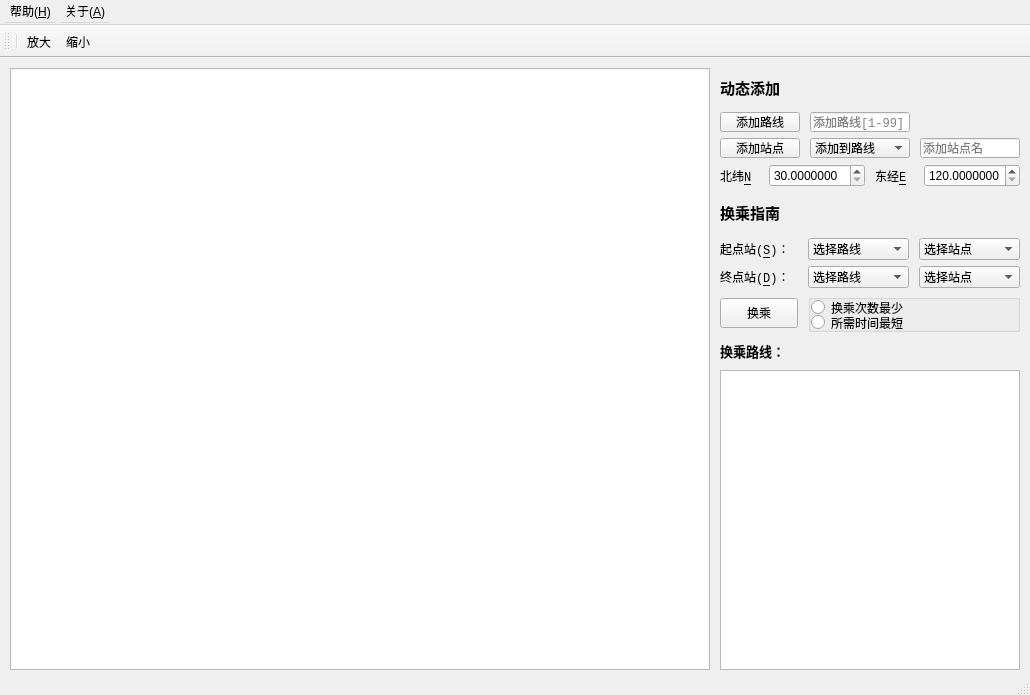
<?xml version="1.0" encoding="UTF-8"?>
<ui version="4.0">
 <class>MainWindow</class>
 <widget class="QMainWindow" name="MainWindow">
  <property name="enabled">
   <bool>true</bool>
  </property>
  <property name="geometry">
   <rect>
    <x>0</x>
    <y>0</y>
    <width>1030</width>
    <height>695</height>
   </rect>
  </property>
  <property name="minimumSize">
   <size>
    <width>1030</width>
    <height>695</height>
   </size>
  </property>
  <property name="windowTitle">
   <string>MainWindow</string>
  </property>
  <property name="iconSize">
   <size>
    <width>24</width>
    <height>24</height>
   </size>
  </property>
  <widget class="QWidget" name="centralWidget">
   <property name="minimumSize">
    <size>
     <width>1030</width>
     <height>620</height>
    </size>
   </property>
   <layout class="QHBoxLayout" name="horizontalLayout_7" stretch="8,2">
    <property name="spacing">
     <number>10</number>
    </property>
    <property name="leftMargin">
     <number>10</number>
    </property>
    <property name="topMargin">
     <number>10</number>
    </property>
    <property name="rightMargin">
     <number>10</number>
    </property>
    <property name="bottomMargin">
     <number>10</number>
    </property>
    <item>
     <widget class="QGraphicsView" name="graphicsView">
      <property name="minimumSize">
       <size>
        <width>700</width>
        <height>600</height>
       </size>
      </property>
     </widget>
    </item>
    <item>
     <layout class="QVBoxLayout" name="verticalLayout1" stretch="3,2,2,2,3,2,2,3,2,21">
      <item>
       <widget class="QLabel" name="labelAdd">
        <property name="minimumSize">
         <size>
          <width>280</width>
          <height>30</height>
         </size>
        </property>
        <property name="font">
         <font>
          <family>Consolas</family>
          <pointsize>11</pointsize>
          <weight>75</weight>
          <italic>false</italic>
          <bold>true</bold>
         </font>
        </property>
        <property name="text">
         <string>动态添加</string>
        </property>
        <property name="textFormat">
         <enum>Qt::AutoText</enum>
        </property>
       </widget>
      </item>
      <item>
       <layout class="QHBoxLayout" name="horizontalLayout1" stretch="7,9,9">
        <property name="spacing">
         <number>10</number>
        </property>
        <item>
         <widget class="QPushButton" name="pushButtonAddLine">
          <property name="minimumSize">
           <size>
            <width>80</width>
            <height>20</height>
           </size>
          </property>
          <property name="maximumSize">
           <size>
            <width>70</width>
            <height>20</height>
           </size>
          </property>
          <property name="font">
           <font>
            <family>Consolas</family>
           </font>
          </property>
          <property name="text">
           <string>添加路线</string>
          </property>
         </widget>
        </item>
        <item>
         <widget class="QLineEdit" name="lineEditAddLine">
          <property name="minimumSize">
           <size>
            <width>90</width>
            <height>20</height>
           </size>
          </property>
          <property name="maximumSize">
           <size>
            <width>100</width>
            <height>20</height>
           </size>
          </property>
          <property name="font">
           <font>
            <family>Consolas</family>
           </font>
          </property>
          <property name="placeholderText">
           <string>添加路线[1-99]</string>
          </property>
         </widget>
        </item>
        <item>
         <spacer name="horizontalSpacer">
          <property name="orientation">
           <enum>Qt::Horizontal</enum>
          </property>
          <property name="sizeHint" stdset="0">
           <size>
            <width>100</width>
            <height>20</height>
           </size>
          </property>
         </spacer>
        </item>
       </layout>
      </item>
      <item>
       <layout class="QHBoxLayout" name="horizontalLayout2" stretch="7,9,9">
        <property name="spacing">
         <number>10</number>
        </property>
        <item>
         <widget class="QPushButton" name="pushButtonAddStation">
          <property name="minimumSize">
           <size>
            <width>70</width>
            <height>20</height>
           </size>
          </property>
          <property name="maximumSize">
           <size>
            <width>80</width>
            <height>20</height>
           </size>
          </property>
          <property name="font">
           <font>
            <family>Consolas</family>
           </font>
          </property>
          <property name="text">
           <string>添加站点</string>
          </property>
         </widget>
        </item>
        <item>
         <widget class="QComboBox" name="comboBoxAddLine">
          <property name="minimumSize">
           <size>
            <width>90</width>
            <height>20</height>
           </size>
          </property>
          <property name="maximumSize">
           <size>
            <width>100</width>
            <height>20</height>
           </size>
          </property>
          <property name="font">
           <font>
            <family>Consolas</family>
           </font>
          </property>
          <item>
           <property name="text">
            <string>添加到路线</string>
           </property>
          </item>
         </widget>
        </item>
        <item>
         <widget class="QLineEdit" name="lineEditAddStation">
          <property name="minimumSize">
           <size>
            <width>90</width>
            <height>20</height>
           </size>
          </property>
          <property name="maximumSize">
           <size>
            <width>100</width>
            <height>20</height>
           </size>
          </property>
          <property name="font">
           <font>
            <family>Consolas</family>
           </font>
          </property>
          <property name="text">
           <string/>
          </property>
          <property name="placeholderText">
           <string>添加站点名</string>
          </property>
         </widget>
        </item>
       </layout>
      </item>
      <item>
       <layout class="QHBoxLayout" name="horizontalLayout3" stretch="35,85,35,85">
        <property name="spacing">
         <number>10</number>
        </property>
        <item>
         <widget class="QLabel" name="labelLatitude">
          <property name="minimumSize">
           <size>
            <width>35</width>
            <height>20</height>
           </size>
          </property>
          <property name="font">
           <font>
            <family>Consolas</family>
           </font>
          </property>
          <property name="text">
           <string>北纬&amp;N</string>
          </property>
          <property name="buddy">
           <cstring>doubleSpinBoxLatitude</cstring>
          </property>
         </widget>
        </item>
        <item>
         <widget class="QDoubleSpinBox" name="doubleSpinBoxLatitude">
          <property name="minimumSize">
           <size>
            <width>85</width>
            <height>20</height>
           </size>
          </property>
          <property name="decimals">
           <number>7</number>
          </property>
          <property name="minimum">
           <double>30.000000000000000</double>
          </property>
          <property name="maximum">
           <double>40.000000000000000</double>
          </property>
          <property name="singleStep">
           <double>0.100000000000000</double>
          </property>
          <property name="value">
           <double>30.000000000000000</double>
          </property>
         </widget>
        </item>
        <item>
         <widget class="QLabel" name="labelLongitude">
          <property name="minimumSize">
           <size>
            <width>35</width>
            <height>20</height>
           </size>
          </property>
          <property name="font">
           <font>
            <family>Consolas</family>
           </font>
          </property>
          <property name="text">
           <string>东经&amp;E</string>
          </property>
          <property name="buddy">
           <cstring>doubleSpinBoxLongitude</cstring>
          </property>
         </widget>
        </item>
        <item>
         <widget class="QDoubleSpinBox" name="doubleSpinBoxLongitude">
          <property name="minimumSize">
           <size>
            <width>85</width>
            <height>20</height>
           </size>
          </property>
          <property name="decimals">
           <number>7</number>
          </property>
          <property name="minimum">
           <double>120.000000000000000</double>
          </property>
          <property name="maximum">
           <double>130.000000000000000</double>
          </property>
          <property name="singleStep">
           <double>0.100000000000000</double>
          </property>
          <property name="value">
           <double>120.000000000000000</double>
          </property>
         </widget>
        </item>
       </layout>
      </item>
      <item>
       <widget class="QLabel" name="labelTransfer">
        <property name="minimumSize">
         <size>
          <width>280</width>
          <height>30</height>
         </size>
        </property>
        <property name="font">
         <font>
          <family>Consolas</family>
          <pointsize>11</pointsize>
          <weight>75</weight>
          <bold>true</bold>
         </font>
        </property>
        <property name="text">
         <string>换乘指南</string>
        </property>
       </widget>
      </item>
      <item>
       <layout class="QHBoxLayout" name="horizontalLayout4" stretch="7,9,9">
        <property name="spacing">
         <number>10</number>
        </property>
        <item>
         <widget class="QLabel" name="labelStart">
          <property name="minimumSize">
           <size>
            <width>70</width>
            <height>20</height>
           </size>
          </property>
          <property name="font">
           <font>
            <family>Consolas</family>
           </font>
          </property>
          <property name="text">
           <string>起点站(&amp;S)：</string>
          </property>
          <property name="buddy">
           <cstring>comboBoxStartLine</cstring>
          </property>
         </widget>
        </item>
        <item>
         <widget class="QComboBox" name="comboBoxStartLine">
          <property name="minimumSize">
           <size>
            <width>90</width>
            <height>20</height>
           </size>
          </property>
          <property name="font">
           <font>
            <family>Consolas</family>
           </font>
          </property>
          <item>
           <property name="text">
            <string>选择路线</string>
           </property>
          </item>
         </widget>
        </item>
        <item>
         <widget class="QComboBox" name="comboBoxStartStation">
          <property name="minimumSize">
           <size>
            <width>90</width>
            <height>20</height>
           </size>
          </property>
          <property name="font">
           <font>
            <family>Consolas</family>
           </font>
          </property>
          <item>
           <property name="text">
            <string>选择站点</string>
           </property>
          </item>
         </widget>
        </item>
       </layout>
      </item>
      <item>
       <layout class="QHBoxLayout" name="horizontalLayout5" stretch="7,9,9">
        <property name="spacing">
         <number>10</number>
        </property>
        <item>
         <widget class="QLabel" name="labelDestination">
          <property name="minimumSize">
           <size>
            <width>70</width>
            <height>20</height>
           </size>
          </property>
          <property name="font">
           <font>
            <family>Consolas</family>
           </font>
          </property>
          <property name="text">
           <string>终点站(&amp;D)：</string>
          </property>
          <property name="buddy">
           <cstring>comboBoxDstLine</cstring>
          </property>
         </widget>
        </item>
        <item>
         <widget class="QComboBox" name="comboBoxDstLine">
          <property name="minimumSize">
           <size>
            <width>90</width>
            <height>20</height>
           </size>
          </property>
          <property name="font">
           <font>
            <family>Consolas</family>
           </font>
          </property>
          <item>
           <property name="text">
            <string>选择路线</string>
           </property>
          </item>
         </widget>
        </item>
        <item>
         <widget class="QComboBox" name="comboBoxDstStation">
          <property name="minimumSize">
           <size>
            <width>90</width>
            <height>20</height>
           </size>
          </property>
          <property name="font">
           <font>
            <family>Consolas</family>
           </font>
          </property>
          <item>
           <property name="text">
            <string>选择站点</string>
           </property>
          </item>
         </widget>
        </item>
       </layout>
      </item>
      <item>
       <layout class="QHBoxLayout" name="horizontalLayout6" stretch="7,19">
        <property name="spacing">
         <number>10</number>
        </property>
        <item>
         <widget class="QPushButton" name="pushButtonTransfer">
          <property name="minimumSize">
           <size>
            <width>70</width>
            <height>30</height>
           </size>
          </property>
          <property name="font">
           <font>
            <family>Consolas</family>
           </font>
          </property>
          <property name="text">
           <string>换乘</string>
          </property>
         </widget>
        </item>
        <item>
         <widget class="QGroupBox" name="groupBox">
          <property name="minimumSize">
           <size>
            <width>190</width>
            <height>30</height>
           </size>
          </property>
          <property name="title">
           <string/>
          </property>
          <layout class="QVBoxLayout" name="verticalLayout" stretch="1,1">
           <property name="spacing">
            <number>0</number>
           </property>
           <property name="leftMargin">
            <number>0</number>
           </property>
           <property name="topMargin">
            <number>0</number>
           </property>
           <property name="rightMargin">
            <number>0</number>
           </property>
           <property name="bottomMargin">
            <number>0</number>
           </property>
           <item>
            <widget class="QRadioButton" name="radioButtonMinTransfer">
             <property name="minimumSize">
              <size>
               <width>100</width>
               <height>15</height>
              </size>
             </property>
             <property name="font">
              <font>
               <family>Consolas</family>
              </font>
             </property>
             <property name="text">
              <string>换乘次数最少</string>
             </property>
            </widget>
           </item>
           <item>
            <widget class="QRadioButton" name="radioButtonMinTime">
             <property name="minimumSize">
              <size>
               <width>100</width>
               <height>15</height>
              </size>
             </property>
             <property name="font">
              <font>
               <family>Consolas</family>
              </font>
             </property>
             <property name="text">
              <string>所需时间最短</string>
             </property>
            </widget>
           </item>
          </layout>
         </widget>
        </item>
       </layout>
      </item>
      <item>
       <widget class="QLabel" name="labelTransferRoute">
        <property name="minimumSize">
         <size>
          <width>280</width>
          <height>20</height>
         </size>
        </property>
        <property name="font">
         <font>
          <family>Consolas</family>
          <pointsize>10</pointsize>
          <weight>75</weight>
          <bold>true</bold>
         </font>
        </property>
        <property name="text">
         <string>换乘路线：</string>
        </property>
       </widget>
      </item>
      <item>
       <widget class="QTextBrowser" name="textBrowserRoute">
        <property name="minimumSize">
         <size>
          <width>300</width>
          <height>300</height>
         </size>
        </property>
        <property name="font">
         <font>
          <family>Consolas</family>
         </font>
        </property>
       </widget>
      </item>
     </layout>
    </item>
   </layout>
  </widget>
  <widget class="QMenuBar" name="menuBar">
   <property name="geometry">
    <rect>
     <x>0</x>
     <y>0</y>
     <width>1030</width>
     <height>25</height>
    </rect>
   </property>
   <property name="minimumSize">
    <size>
     <width>0</width>
     <height>25</height>
    </size>
   </property>
   <widget class="QMenu" name="menuHelp">
    <property name="title">
     <string>帮助(&amp;H)</string>
    </property>
    <addaction name="actiona"/>
   </widget>
   <widget class="QMenu" name="menuAbout">
    <property name="title">
     <string>关于(&amp;A)</string>
    </property>
    <addaction name="actionshuj"/>
   </widget>
   <addaction name="menuHelp"/>
   <addaction name="menuAbout"/>
  </widget>
  <widget class="QToolBar" name="mainToolBar">
   <property name="minimumSize">
    <size>
     <width>0</width>
     <height>0</height>
    </size>
   </property>
   <property name="iconSize">
    <size>
     <width>24</width>
     <height>24</height>
    </size>
   </property>
   <property name="toolButtonStyle">
    <enum>Qt::ToolButtonTextBesideIcon</enum>
   </property>
   <attribute name="toolBarArea">
    <enum>TopToolBarArea</enum>
   </attribute>
   <attribute name="toolBarBreak">
    <bool>false</bool>
   </attribute>
   <addaction name="separator"/>
   <addaction name="toolEnlarge"/>
   <addaction name="toolShrink"/>
  </widget>
  <widget class="QStatusBar" name="statusBar">
   <property name="minimumSize">
    <size>
     <width>0</width>
     <height>15</height>
    </size>
   </property>
  </widget>
  <action name="actiona">
   <property name="text">
    <string>操作</string>
   </property>
  </action>
  <action name="actionshuj">
   <property name="text">
    <string>数据</string>
   </property>
  </action>
  <action name="toolEnlarge">
   <property name="icon">
    <iconset resource="resource.qrc">
     <normaloff>:/icon/icon/enlarge.png</normaloff>:/icon/icon/enlarge.png</iconset>
   </property>
   <property name="text">
    <string>放大</string>
   </property>
   <property name="toolTip">
    <string>点击放大</string>
   </property>
   <property name="shortcut">
    <string>Ctrl+L</string>
   </property>
  </action>
  <action name="toolShrink">
   <property name="icon">
    <iconset resource="resource.qrc">
     <normaloff>:/icon/icon/shrink.png</normaloff>:/icon/icon/shrink.png</iconset>
   </property>
   <property name="text">
    <string>缩小</string>
   </property>
   <property name="toolTip">
    <string>点击缩小</string>
   </property>
   <property name="shortcut">
    <string>Ctrl+S</string>
   </property>
  </action>
 </widget>
 <layoutdefault spacing="6" margin="11"/>
 <resources>
  <include location="resource.qrc"/>
 </resources>
 <connections/>
</ui>
